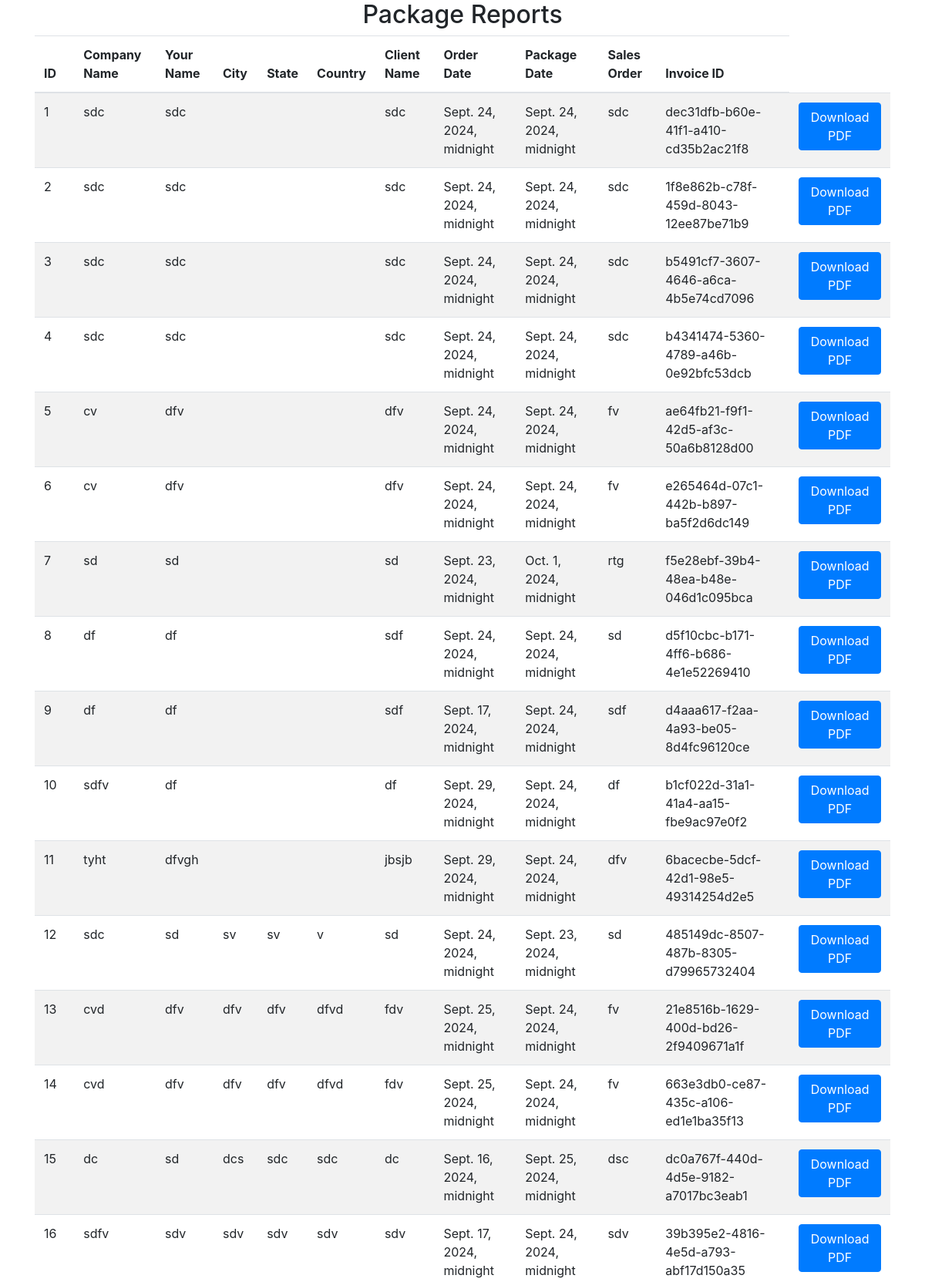
Screenshot of /package-reports/ (upper part) with the database file from the repository.
### myapp/models.py (models this page shows, shortened)
class PackageReport(models.Model):
    company_name = models.CharField(max_length=100)
    your_name = models.CharField(max_length=100)
    city = models.CharField(max_length=100)
    state = models.CharField(max_length=100)
    country = models.CharField(max_length=100)
    client_name = models.CharField(max_length=100)
    client_city = models.CharField(max_length=100)
    client_state = models.CharField(max_length=100)
    client_country = models.CharField(max_length=100)
    package=models.CharField(max_length=100)
    order_date = models.DateTimeField()
    package_date = models.DateTimeField()
    sales_order = models.CharField(max_length=100)
    notes = models.TextField(blank=True, null=True)
    invoice_id = models.CharField(max_length=50, blank=True, null=True, unique=True)

### myapp/views.py (the view)
# urls.py: path('package-reports/', package_report_list_view, name='package_report_list_view'),
def package_report_list_view(request):
    reports = PackageReport.objects.all()
    return render(request, 'package_report_list.html', {'reports': reports})

### myapp/templates/package_report_list.html (shortened to what this page needs)
<!DOCTYPE html>
<html lang="en">
<head>
    <link rel="stylesheet" href="https://stackpath.bootstrapcdn.com/bootstrap/4.5.2/css/bootstrap.min.css">
</head>
<body>
<div class="container">
    <h2 class="text-center">Package Reports</h2>
    <table class="table table-striped">
        <thead>
            <tr>
                <th>ID</th>
                <th>Company Name</th>
                <th>Your Name</th>
                <th>City</th>
                <th>State</th>
                <th>Country</th>
                <th>Client Name</th>
                <th>Order Date</th>
                <th>Package Date</th>
                <th>Sales Order</th>
                <th>Invoice ID</th>
            </tr>
        </thead>
        <tbody>
            {% for report in reports %}
            <tr>
                <td>{{ report.id }}</td>
                <td>{{ report.company_name }}</td>
                <td>{{ report.your_name }}</td>
                <td>{{ report.city }}</td>
                <td>{{ report.state }}</td>
                <td>{{ report.country }}</td>
                <td>{{ report.client_name }}</td>
                <td>{{ report.order_date }}</td>
                <td>{{ report.package_date }}</td>
                <td>{{ report.sales_order }}</td>
                <td>{{ report.invoice_id }}</td>
                <td>
                    <a href="{% url 'generate_package_report_pdf' report.id %}" class="btn btn-primary">Download PDF</a>
                </td>
            </tr>
            {% empty %}
            <tr>
                <td colspan="11" class="text-center">No package reports available.</td>
            </tr>
            {% endfor %}
        </tbody>
    </table>
</div>
</body>
</html>

### rows the page displays
PackageReport: id "1", company_name "sdc", your_name "sdc", client_name "sdc", order_date "Sept. 24, 2024, midnight", package_date "Sept. 24, 2024, midnight", sales_order "sdc", invoice_id "dec31dfb-b60e-41f1-a410-cd35b2ac21f8"
PackageReport: id "2", company_name "sdc", your_name "sdc", client_name "sdc", order_date "Sept. 24, 2024, midnight", package_date "Sept. 24, 2024, midnight", sales_order "sdc", invoice_id "1f8e862b-c78f-459d-8043-12ee87be71b9"
PackageReport: id "3", company_name "sdc", your_name "sdc", client_name "sdc", order_date "Sept. 24, 2024, midnight", package_date "Sept. 24, 2024, midnight", sales_order "sdc", invoice_id "b5491cf7-3607-4646-a6ca-4b5e74cd7096"
PackageReport: id "4", company_name "sdc", your_name "sdc", client_name "sdc", order_date "Sept. 24, 2024, midnight", package_date "Sept. 24, 2024, midnight", sales_order "sdc", invoice_id "b4341474-5360-4789-a46b-0e92bfc53dcb"
PackageReport: id "5", company_name "cv", your_name "dfv", client_name "dfv", order_date "Sept. 24, 2024, midnight", package_date "Sept. 24, 2024, midnight", sales_order "fv", invoice_id "ae64fb21-f9f1-42d5-af3c-50a6b8128d00"
PackageReport: id "6", company_name "cv", your_name "dfv", client_name "dfv", order_date "Sept. 24, 2024, midnight", package_date "Sept. 24, 2024, midnight", sales_order "fv", invoice_id "e265464d-07c1-442b-b897-ba5f2d6dc149"
PackageReport: id "7", company_name "sd", your_name "sd", client_name "sd", order_date "Sept. 23, 2024, midnight", package_date "Oct. 1, 2024, midnight", sales_order "rtg", invoice_id "f5e28ebf-39b4-48ea-b48e-046d1c095bca"
PackageReport: id "8", company_name "df", your_name "df", client_name "sdf", order_date "Sept. 24, 2024, midnight", package_date "Sept. 24, 2024, midnight", sales_order "sd", invoice_id "d5f10cbc-b171-4ff6-b686-4e1e52269410"
PackageReport: id "9", company_name "df", your_name "df", client_name "sdf", order_date "Sept. 17, 2024, midnight", package_date "Sept. 24, 2024, midnight", sales_order "sdf", invoice_id "d4aaa617-f2aa-4a93-be05-8d4fc96120ce"
PackageReport: id "10", company_name "sdfv", your_name "df", client_name "df", order_date "Sept. 29, 2024, midnight", package_date "Sept. 24, 2024, midnight", sales_order "df", invoice_id "b1cf022d-31a1-41a4-aa15-fbe9ac97e0f2"
PackageReport: id "11", company_name "tyht", your_name "dfvgh", client_name "jbsjb", order_date "Sept. 29, 2024, midnight", package_date "Sept. 24, 2024, midnight", sales_order "dfv", invoice_id "6bacecbe-5dcf-42d1-98e5-49314254d2e5"
PackageReport: id "12", company_name "sdc", your_name "sd", city "sv", state "sv", country "v", client_name "sd", order_date "Sept. 24, 2024, midnight", package_date "Sept. 23, 2024, midnight", sales_order "sd", invoice_id "485149dc-8507-487b-8305-d79965732404"
PackageReport: id "13", company_name "cvd", your_name "dfv", city "dfv", state "dfv", country "dfvd", client_name "fdv", order_date "Sept. 25, 2024, midnight", package_date "Sept. 24, 2024, midnight", sales_order "fv", invoice_id "21e8516b-1629-400d-bd26-2f9409671a1f"
PackageReport: id "14", company_name "cvd", your_name "dfv", city "dfv", state "dfv", country "dfvd", client_name "fdv", order_date "Sept. 25, 2024, midnight", package_date "Sept. 24, 2024, midnight", sales_order "fv", invoice_id "663e3db0-ce87-435c-a106-ed1e1ba35f13"
PackageReport: id "15", company_name "dc", your_name "sd", city "dcs", state "sdc", country "sdc", client_name "dc", order_date "Sept. 16, 2024, midnight", package_date "Sept. 25, 2024, midnight", sales_order "dsc", invoice_id "dc0a767f-440d-4d5e-9182-a7017bc3eab1"
PackageReport: id "16", company_name "sdfv", your_name "sdv", city "sdv", state "sdv", country "sdv", client_name "sdv", order_date "Sept. 17, 2024, midnight", package_date "Sept. 24, 2024, midnight", sales_order "sdv", invoice_id "39b395e2-4816-4e5d-a793-abf17d150a35"
